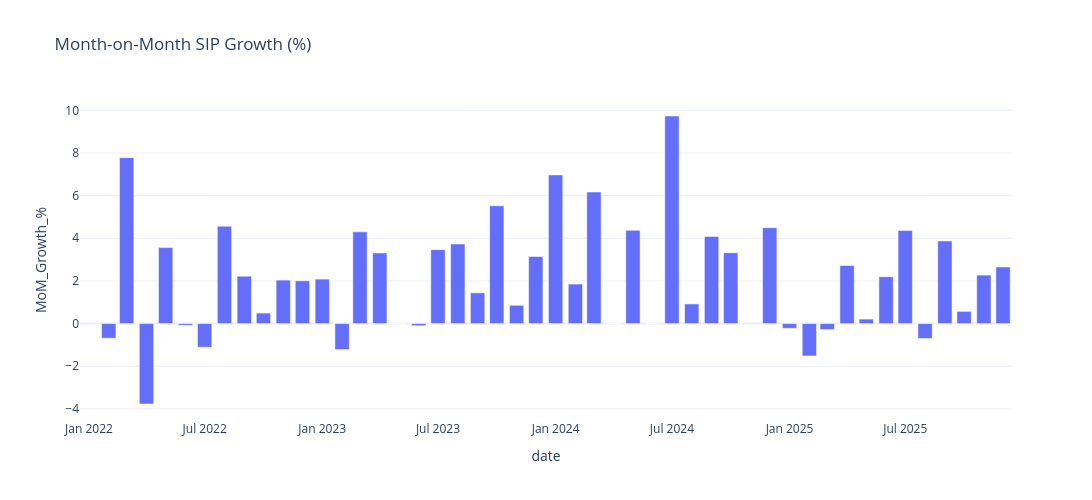

The notebook cell saved with this chart:
### Code cell
fig = px.bar(
    sip,
    x="date",
    y="MoM_Growth_%",
    title="Month-on-Month SIP Growth (%)"
)

fig.update_layout(
    template="plotly_white",
    width=1100,
    height=500
)

fig.show()
